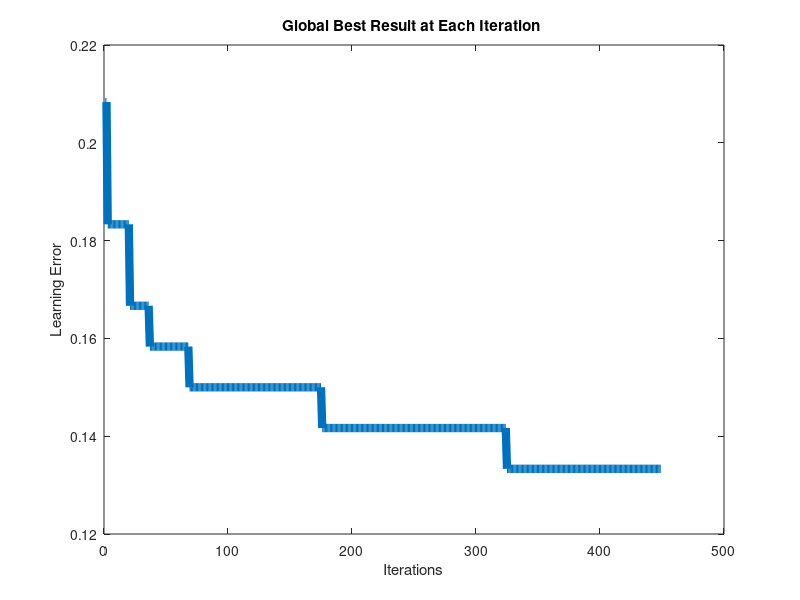

The MATLAB source for this figure:

% PLOTTING DATA
% import data (copy array and paste) should work,if not put data in excel
% then either copy paste or read excel file
% Number of Iterations for Adaptive PSO set to 450
Iterations = 449;
t = 1:1:Iterations;
Data = [0.20833,0.20833,0.18333,0.18333,0.18333,0.18333,0.18333,0.18333,0.18333,0.18333,0.18333,0.18333,0.18333,0.18333,0.18333,0.18333,0.18333,0.18333,0.18333,0.18333,0.16667,0.16667,0.16667,0.16667,0.16667,0.16667,0.16667,0.16667,0.16667,0.16667,0.16667,0.16667,0.16667,0.16667,0.16667,0.16667,0.15833,0.15833,0.15833,0.15833,0.15833,0.15833,0.15833,0.15833,0.15833,0.15833,0.15833,0.15833,0.15833,0.15833,0.15833,0.15833,0.15833,0.15833,0.15833,0.15833,0.15833,0.15833,0.15833,0.15833,0.15833,0.15833,0.15833,0.15833,0.15833,0.15833,0.15833,0.15833,0.15000,0.15000,0.15000,0.15000,0.15000,0.15000,0.15000,0.15000,0.15000,0.15000,0.15000,0.15000,0.15000,0.15000,0.15000,0.15000,0.15000,0.15000,0.15000,0.15000,0.15000,0.15000,0.15000,0.15000,0.15000,0.15000,0.15000,0.15000,0.15000,0.15000,0.15000,0.15000,0.15000,0.15000,0.15000,0.15000,0.15000,0.15000,0.15000,0.15000,0.15000,0.15000,0.15000,0.15000,0.15000,0.15000,0.15000,0.15000,0.15000,0.15000,0.15000,0.15000,0.15000,0.15000,0.15000,0.15000,0.15000,0.15000,0.15000,0.15000,0.15000,0.15000,0.15000,0.15000,0.15000,0.15000,0.15000,0.15000,0.15000,0.15000,0.15000,0.15000,0.15000,0.15000,0.15000,0.15000,0.15000,0.15000,0.15000,0.15000,0.15000,0.15000,0.15000,0.15000,0.15000,0.15000,0.15000,0.15000,0.15000,0.15000,0.15000,0.15000,0.15000,0.15000,0.15000,0.15000,0.15000,0.15000,0.15000,0.15000,0.15000,0.15000,0.15000,0.15000,0.15000,0.15000,0.15000,0.14167,0.14167,0.14167,0.14167,0.14167,0.14167,0.14167,0.14167,0.14167,0.14167,0.14167,0.14167,0.14167,0.14167,0.14167,0.14167,0.14167,0.14167,0.14167,0.14167,0.14167,0.14167,0.14167,0.14167,0.14167,0.14167,0.14167,0.14167,0.14167,0.14167,0.14167,0.14167,0.14167,0.14167,0.14167,0.14167,0.14167,0.14167,0.14167,0.14167,0.14167,0.14167,0.14167,0.14167,0.14167,0.14167,0.14167,0.14167,0.14167,0.14167,0.14167,0.14167,0.14167,0.14167,0.14167,0.14167,0.14167,0.14167,0.14167,0.14167,0.14167,0.14167,0.14167,0.14167,0.14167,0.14167,0.14167,0.14167,0.14167,0.14167,0.14167,0.14167,0.14167,0.14167,0.14167,0.14167,0.14167,0.14167,0.14167,0.14167,0.14167,0.14167,0.14167,0.14167,0.14167,0.14167,0.14167,0.14167,0.14167,0.14167,0.14167,0.14167,0.14167,0.14167,0.14167,0.14167,0.14167,0.14167,0.14167,0.14167,0.14167,0.14167,0.14167,0.14167,0.14167,0.14167,0.14167,0.14167,0.14167,0.14167,0.14167,0.14167,0.14167,0.14167,0.14167,0.14167,0.14167,0.14167,0.14167,0.14167,0.14167,0.14167,0.14167,0.14167,0.14167,0.14167,0.14167,0.14167,0.14167,0.14167,0.14167,0.14167,0.14167,0.14167,0.14167,0.14167,0.14167,0.14167,0.14167,0.14167,0.14167,0.14167,0.14167,0.14167,0.14167,0.14167,0.14167,0.14167,0.14167,0.13333,0.13333,0.13333,0.13333,0.13333,0.13333,0.13333,0.13333,0.13333,0.13333,0.13333,0.13333,0.13333,0.13333,0.13333,0.13333,0.13333,0.13333,0.13333,0.13333,0.13333,0.13333,0.13333,0.13333,0.13333,0.13333,0.13333,0.13333,0.13333,0.13333,0.13333,0.13333,0.13333,0.13333,0.13333,0.13333,0.13333,0.13333,0.13333,0.13333,0.13333,0.13333,0.13333,0.13333,0.13333,0.13333,0.13333,0.13333,0.13333,0.13333,0.13333,0.13333,0.13333,0.13333,0.13333,0.13333,0.13333,0.13333,0.13333,0.13333,0.13333,0.13333,0.13333,0.13333,0.13333,0.13333,0.13333,0.13333,0.13333,0.13333,0.13333,0.13333,0.13333,0.13333,0.13333,0.13333,0.13333,0.13333,0.13333,0.13333,0.13333,0.13333,0.13333,0.13333,0.13333,0.13333,0.13333,0.13333,0.13333,0.13333,0.13333,0.13333,0.13333,0.13333,0.13333,0.13333,0.13333,0.13333,0.13333,0.13333,0.13333,0.13333,0.13333,0.13333,0.13333,0.13333,0.13333,0.13333,0.13333,0.13333,0.13333,0.13333,0.13333,0.13333,0.13333,0.13333,0.13333,0.13333,0.13333,0.13333,0.13333,0.13333,0.13333,0.13333,0.13333];
% Plot Data
figure(1) 
plot(t,Data,'LineWidth',6)
xlabel('Iterations');
ylabel('Learning Error');
title('Global Best Result at Each Iteration ');
pause();
